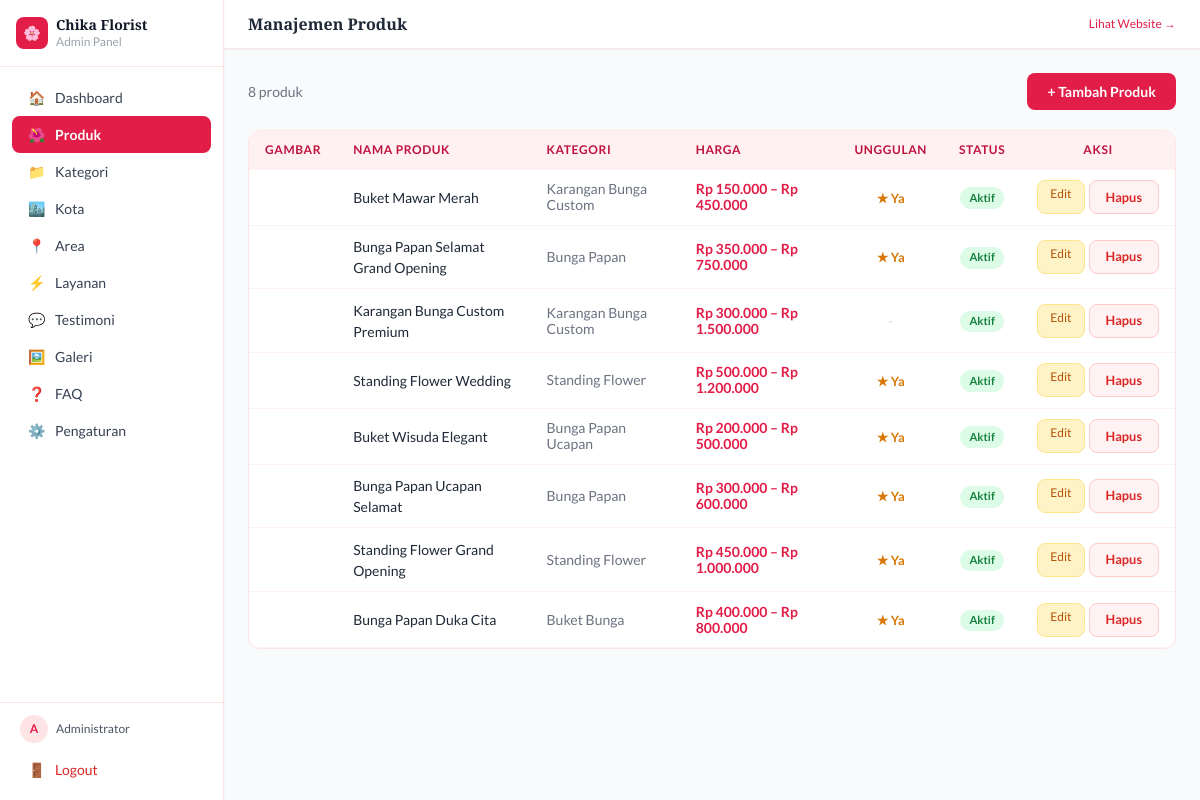
Page /admin/pages/produk.php (signed in) on the committed database.
### tables this page shows
CREATE TABLE products (
    id INT AUTO_INCREMENT PRIMARY KEY,
    category_id INT NOT NULL,
    name VARCHAR(255) NOT NULL,
    slug VARCHAR(300) NOT NULL UNIQUE,
    description TEXT,
    short_desc VARCHAR(500),
    price DECIMAL(12,2) DEFAULT 0,
    price_min DECIMAL(12,2) DEFAULT 0,
    price_max DECIMAL(12,2) DEFAULT 0,
    image VARCHAR(255),
    meta_title VARCHAR(255),
    meta_desc TEXT,
    sort_order INT DEFAULT 0,
    is_featured TINYINT(1) DEFAULT 0,
    is_active TINYINT(1) DEFAULT 1,
    created_at TIMESTAMP DEFAULT CURRENT_TIMESTAMP,
    updated_at TIMESTAMP DEFAULT CURRENT_TIMESTAMP ON UPDATE CURRENT_TIMESTAMP,
    FOREIGN KEY (category_id) REFERENCES categories(id) ON DELETE CASCADE
);

CREATE TABLE categories (
    id INT AUTO_INCREMENT PRIMARY KEY,
    parent_id INT DEFAULT NULL,
    name VARCHAR(150) NOT NULL,
    slug VARCHAR(200) NOT NULL UNIQUE,
    description TEXT,
    image VARCHAR(255),
    meta_title VARCHAR(255),
    meta_desc TEXT,
    sort_order INT DEFAULT 0,
    is_active TINYINT(1) DEFAULT 1,
    created_at TIMESTAMP DEFAULT CURRENT_TIMESTAMP,
    updated_at TIMESTAMP DEFAULT CURRENT_TIMESTAMP ON UPDATE CURRENT_TIMESTAMP,
    FOREIGN KEY (parent_id) REFERENCES categories(id) ON DELETE SET NULL
);

### includes/config.php (called while the page is built, shortened)
<?php
function formatHarga($min, $max = 0) {
    if ($max > 0 && $max != $min)
        return 'Rp ' . number_format($min,0,',','.') . ' – Rp ' . number_format($max,0,',','.');
    return 'Rp ' . number_format($min,0,',','.');
}
function clean($input) {
    return htmlspecialchars(strip_tags(trim((string)$input)), ENT_QUOTES, 'UTF-8');
}

### admin/pages/produk.php (the view, shortened to what this page needs)
<?php
require_once __DIR__ . '/../includes/admin_header.php';
$pdo    = getDB();
$action = $_GET['action'] ?? 'list';
$id     = (int)($_GET['id'] ?? 0);
$allCats = $pdo->query("SELECT id,name,parent_id FROM categories WHERE is_active=1 ORDER BY parent_id IS NOT NULL,sort_order")->fetchAll();
if ($action === 'tambah' || ($action === 'edit' && $id)) {
    $item = [];
    if ($action === 'edit') { $s=$pdo->prepare("SELECT * FROM products WHERE id=?"); $s->execute([$id]); $item=$s->fetch(); }
    ?>
    <div class="max-w-2xl">
      <div class="flex items-center gap-3 mb-5">
        <a href="/admin/produk" class="text-gray-400 hover:text-rose-600">← Kembali</a>
        <h2 class="font-display font-bold text-gray-800"><?= $action==='tambah'?'Tambah':'Edit' ?> Produk</h2>
      </div>
      <form method="POST" enctype="multipart/form-data" class="bg-white rounded-xl border border-rose-100 p-6 space-y-4">
        <input type="hidden" name="action_type" value="<?= $action ?>">
        <div class="grid grid-cols-2 gap-4">
          <div class="col-span-2"><label class="form-label">Nama Produk *</label><input type="text" name="name" required class="form-input" value="<?= clean($item['name']??'') ?>"></div>
          <div class="col-span-2">
            <label class="form-label">Kategori *</label>
            <select name="category_id" required class="form-input">
              <option value="">-- Pilih Kategori --</option>
              <?php foreach ($allCats as $cat): ?>
              <option value="<?= $cat['id'] ?>" <?= ($item['category_id']??0)==$cat['id']?'selected':'' ?>><?= $cat['parent_id']?'— ':'' ?><?= clean($cat['name']) ?></option>
              <?php endforeach; ?>
            </select>
          </div>
          <div class="col-span-2"><label class="form-label">Deskripsi Singkat</label><input type="text" name="short_desc" class="form-input" value="<?= clean($item['short_desc']??'') ?>"></div>
          <div><label class="form-label">Harga Min (Rp)</label><input type="number" name="price_min" class="form-input" value="<?= $item['price_min']??0 ?>"></div>
          <div><label class="form-label">Harga Max (Rp)</label><input type="number" name="price_max" class="form-input" value="<?= $item['price_max']??0 ?>"></div>
          <div><label class="form-label">Meta Title</label><input type="text" name="meta_title" class="form-input" value="<?= clean($item['meta_title']??'') ?>"></div>
          <div><label class="form-label">Sort Order</label><input type="number" name="sort_order" class="form-input" value="<?= $item['sort_order']??0 ?>"></div>
          <div class="col-span-2"><label class="form-label">Meta Description</label><textarea name="meta_desc" class="form-input" rows="2"><?= clean($item['meta_desc']??'') ?></textarea></div>
          <div class="col-span-2">
            <label class="form-label">Gambar Produk</label>
            <?php if (!empty($item['image'])): ?><div class="mb-2"><img src="<?= UPLOAD_URL.$item['image'] ?>" class="h-20 rounded-lg object-cover"></div><?php endif; ?>
            <input type="file" name="image" accept="image/*" class="form-input">
          </div>
          <div class="flex items-center gap-4">
            <label class="flex items-center gap-2 cursor-pointer"><input type="checkbox" name="is_featured" <?= ($item['is_featured']??0)?'checked':'' ?>><span class="text-sm text-gray-700">Produk Unggulan</span></label>
            <label class="flex items-center gap-2 cursor-pointer"><input type="checkbox" name="is_active" <?= ($item['is_active']??1)?'checked':'' ?>><span class="text-sm text-gray-700">Aktif</span></label>
          </div>
        </div>
        <div class="flex gap-2 pt-2">
          <button type="submit" class="btn-primary">Simpan Produk</button>
          <a href="/admin/produk" class="btn-secondary">Batal</a>
        </div>
      </form>
    </div>
    <?php
} else {
    $products = $pdo->query("SELECT p.*,c.name as cat_name FROM products p JOIN categories c ON p.category_id=c.id ORDER BY p.is_active DESC,p.sort_order ASC,p.name ASC")->fetchAll();
    ?>
    <div class="flex justify-between items-center mb-5">
      <p class="text-sm text-gray-500"><?= count($products) ?> produk</p>
      <a href="/admin/produk?action=tambah" class="btn-primary">+ Tambah Produk</a>
    </div>
    <div class="bg-white rounded-xl border border-rose-100 overflow-hidden">
      <table class="admin-table w-full">
        <thead><tr><th>Gambar</th><th>Nama Produk</th><th>Kategori</th><th>Harga</th><th style="text-align:center">Unggulan</th><th style="text-align:center">Status</th><th style="text-align:center">Aksi</th></tr></thead>
        <tbody>
        <?php foreach ($products as $p): ?>
        <tr>
          <td><img src="<?= UPLOAD_URL.($p['image']??'') ?>" class="w-12 h-10 object-cover rounded-lg" onerror="this.style.display='none'"></td>
          <td class="font-medium text-gray-800"><?= clean($p['name']) ?></td>
          <td class="text-gray-500 text-xs"><?= clean($p['cat_name']) ?></td>
          <td class="text-xs text-rose-600 font-semibold"><?= formatHarga($p['price_min'],$p['price_max']) ?></td>
          <td style="text-align:center"><?= $p['is_featured']?'<span style="color:#d97706;font-size:.8rem;font-weight:bold">★ Ya</span>':'<span style="color:#d1d5db">-</span>' ?></td>
          <td style="text-align:center"><a href="/admin/produk?toggle=1&id=<?= $p['id'] ?>"><span class="<?= $p['is_active']?'badge-active':'badge-inactive' ?>"><?= $p['is_active']?'Aktif':'Nonaktif' ?></span></a></td>
          <td style="text-align:center">
            <div style="display:flex;gap:4px;justify-content:center">
              <a href="/admin/produk?action=edit&id=<?= $p['id'] ?>" style="font-size:.75rem;background:#fef3c7;color:#b45309;padding:.25rem .75rem;border-radius:.5rem;border:1px solid #fde68a">Edit</a>
              <a href="/admin/produk?hapus=1&id=<?= $p['id'] ?>" onclick="return confirm('Hapus produk ini?')" class="btn-danger">Hapus</a>
            </div>
          </td>
        </tr>
        <?php endforeach; ?>
        </tbody>
      </table>
    </div>
<?php } ?>
<?php require_once __DIR__ . '/../includes/admin_footer.php'; ?>

### admin/includes/admin_header.php (style rules this page uses)
body { font-family:'Lato',sans-serif }
.admin-table th { background:#fff1f2;color:#be123c;font-weight:600;font-size:.75rem;text-transform:uppercase;letter-spacing:.05em;padding:.65rem 1rem;text-align:left }
.admin-table td { padding:.65rem 1rem;border-bottom:1px solid #fef2f2;font-size:.875rem;vertical-align:middle }
.badge-active { background:#dcfce7;color:#15803d;font-size:.7rem;padding:.15rem .6rem;border-radius:9999px;font-weight:600;display:inline-block }
.btn-primary { background:#e11d48;color:white;font-weight:600;padding:.5rem 1.25rem;border-radius:.5rem;font-size:.875rem;transition:background .15s;border:none;cursor:pointer;text-decoration:none;display:inline-block }
.btn-danger { background:#fef2f2;color:#dc2626;font-weight:600;padding:.4rem 1rem;border-radius:.5rem;font-size:.8rem;transition:all .15s;border:1px solid #fecaca;cursor:pointer;text-decoration:none;display:inline-block }

### rows in the picture
products: name "Buket Mawar Merah", category.name "Karangan Bunga Custom", formatHarga($p['price_min'],$p['price_max']) "Rp 150.000 – Rp 450.000", is_featured "★ Ya", is_active "Aktif"
products: name "Bunga Papan Selamat Grand Opening", category.name "Bunga Papan", formatHarga($p['price_min'],$p['price_max']) "Rp 350.000 – Rp 750.000", is_featured "★ Ya", is_active "Aktif"
products: name "Karangan Bunga Custom Premium", category.name "Karangan Bunga Custom", formatHarga($p['price_min'],$p['price_max']) "Rp 300.000 – Rp 1.500.000", is_active "Aktif"
products: name "Standing Flower Wedding", category.name "Standing Flower", formatHarga($p['price_min'],$p['price_max']) "Rp 500.000 – Rp 1.200.000", is_featured "★ Ya", is_active "Aktif"
products: name "Buket Wisuda Elegant", category.name "Bunga Papan Ucapan", formatHarga($p['price_min'],$p['price_max']) "Rp 200.000 – Rp 500.000", is_featured "★ Ya", is_active "Aktif"
products: name "Bunga Papan Ucapan Selamat", category.name "Bunga Papan", formatHarga($p['price_min'],$p['price_max']) "Rp 300.000 – Rp 600.000", is_featured "★ Ya", is_active "Aktif"
products: name "Standing Flower Grand Opening", category.name "Standing Flower", formatHarga($p['price_min'],$p['price_max']) "Rp 450.000 – Rp 1.000.000", is_featured "★ Ya", is_active "Aktif"
products: name "Bunga Papan Duka Cita", category.name "Buket Bunga", formatHarga($p['price_min'],$p['price_max']) "Rp 400.000 – Rp 800.000", is_featured "★ Ya", is_active "Aktif"

### other values in the picture
$item['icon'] "🏠"
$item['label'] "Dashboard"
$item['icon'] "🌺"
$item['label'] "Produk"
$item['icon'] "📁"
$item['label'] "Kategori"
$item['icon'] "🏙️"
$item['label'] "Kota"
$item['icon'] "📍"
$item['label'] "Area"
$item['icon'] "⚡"
$item['label'] "Layanan"
$item['icon'] "💬"
$item['label'] "Testimoni"
$item['icon'] "🖼️"
